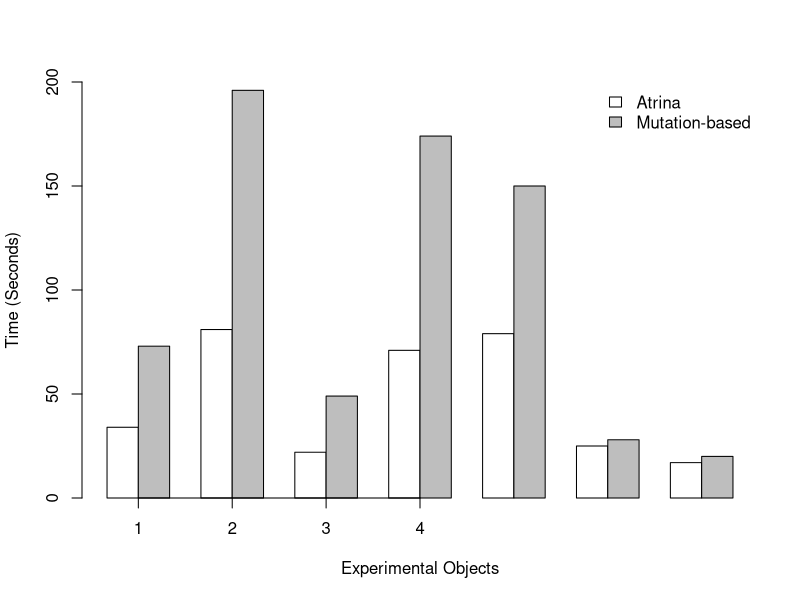

The R script that drew this image:
data <- read.csv(file="../data/performance.txt", header=T)

pdf("performance.pdf")

x <- data$appId

atrinaY<-data$atrina
mutationY<-data$mutation


height <- rbind(atrinaY, mutationY)

#colors <- grey.colors(3, start = 0.8, end = 0.4, gamma = 2.2)

colors<-c("white", "gray")

mp <- barplot(height, beside = TRUE, 
ylim = c(0, 200), ylab="Time (Seconds)", xlab="Experimental Objects", col=colors)
#text(mp, height, labels = format(length, 3), pos = 3, cex = .80)


myaxis <- c(2, 5, 8, 11)
myaxislab <- c(1, 2, 3, 4)  

labels <- c('Atrina', 'Mutation-based')
#inset <- c(0.1, 0.1)
axis(1, at = myaxis, labels = myaxislab, cex.axis = 1)
legend("topright", labels, fill=colors, bty="n")
dev.off()
